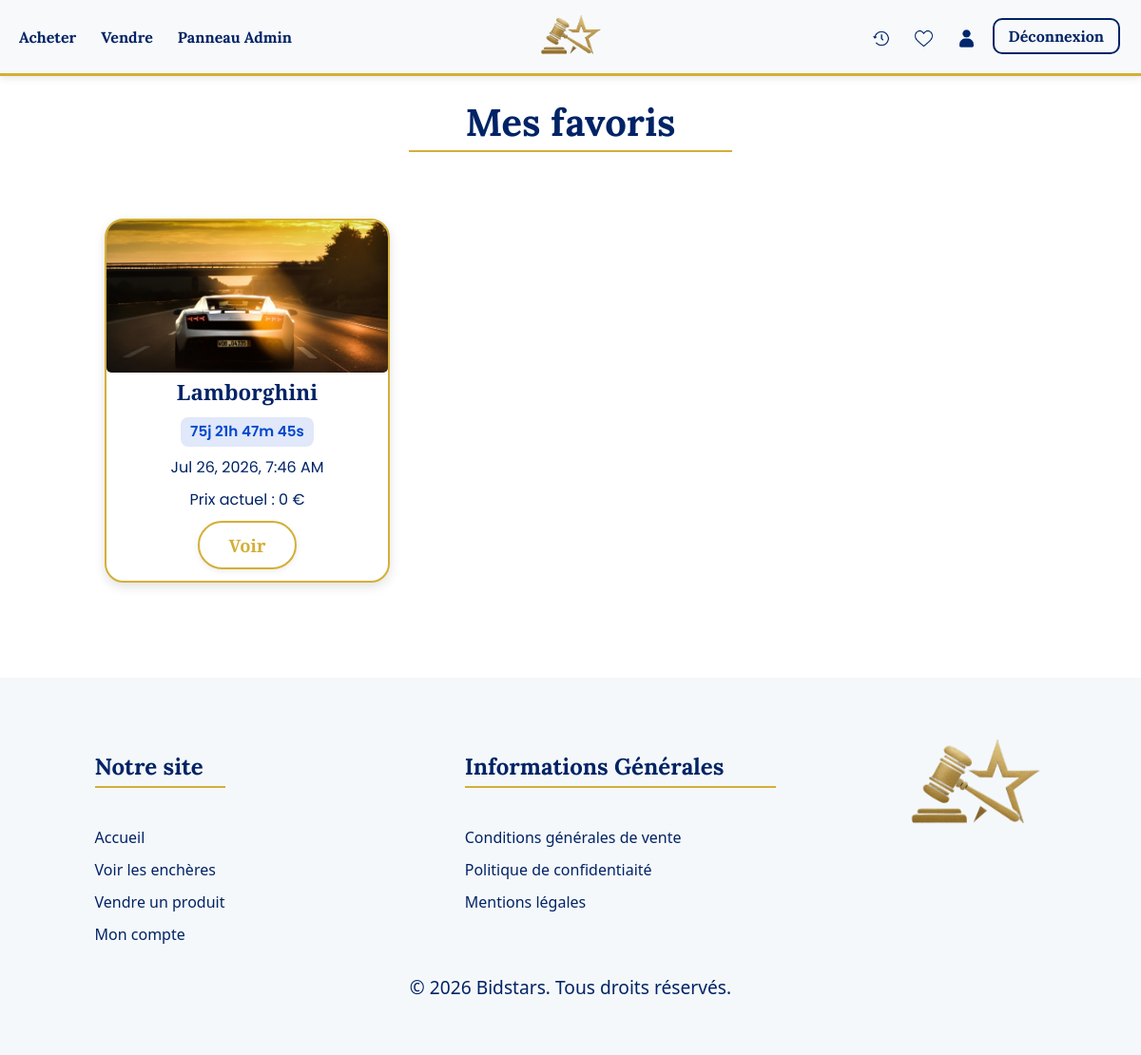
Screenshot of /newMVC/index.php?action=favorites (signed in) with the database file from the repository.
### tables this page shows
CREATE TABLE IF NOT EXISTS `product` (
    `id_product` int NOT NULL AUTO_INCREMENT,
    `title` varchar(100) DEFAULT NULL,
    `description` varchar(5000) DEFAULT NULL,
    `start_date` datetime DEFAULT NULL,
    `end_date` datetime DEFAULT NULL,
    `reserve_price` decimal(15, 2) DEFAULT NULL,
    `start_price` decimal(15, 2) DEFAULT '0.00',
    `status` tinyint(1) DEFAULT '0',
    `mailIsSent` tinyint(1) DEFAULT '0',
    PRIMARY KEY (`id_product`)
);

CREATE TABLE IF NOT EXISTS `image` (
    `id_image` int NOT NULL AUTO_INCREMENT,
    `id_product` int DEFAULT NULL,
    `path_image` varchar(250) DEFAULT NULL,
    `alt` varchar(50) DEFAULT NULL,
    PRIMARY KEY (`id_image`),
    KEY `fk_image_product` (`id_product`)
);

### newMVC/templates/favorites.php (the view, shortened to what the rows shown need)
<?php include('preset/header.php'); ?>
<?php
require_once __DIR__ . '/../src/lib/database.php';
require_once __DIR__ . '/../src/model/favorite.php';
require_once __DIR__ . '/../src/model/product.php';
$pdo = \DatabaseConnection::getConnection();
$favoriteRepository = new \FavoriteRepository($pdo);
$productRepository = new \ProductRepository($pdo);
$favorites = $favoriteRepository->getUserFavorites($user['id_user']);
?>
<main id="favoris">
    <h1>Mes favoris</h1>
    <div class="annonces-list-cards">
        <?php foreach ($favorites as $p): ?>
            <?php
            $priceRow = $productRepository->getLastPrice($p['id_product']);
            $current_price = (!empty($priceRow) && isset($priceRow[0]['MAX(new_price)']))
                ? $priceRow[0]['MAX(new_price)']
                : ($p['reserve_price'] ?? 0);
            ?>
            <div class="card">
                <div class="card-img">
                    <?php
                    $images = getImage($p['id_product']);
                    if (!empty($images)): ?>
                        <img src="<?= htmlspecialchars($images[0]['url_image']) ?>" alt="image">
                    <?php else: ?>
                        <div class="no-image">Aucune image</div>
                    <?php endif; ?>
                </div>
                <h3><?= htmlspecialchars($p['title']) ?></h3>
                <div class="card-bottom">
                    <p class="timer" data-end="<?= htmlspecialchars($p['end_date'] ?? '') ?>"></p>
                    <p><time class="local-date" data-local-datetime="<?= htmlspecialchars($p['end_date'] ?? '') ?>"></time></p>
                    <p>Prix actuel : <?= htmlspecialchars($current_price) ?> €</p>
                    <a class="main-btn" href="index.php?action=product&id=<?= $p['id_product'] ?>">
                        Voir
                    </a>
                </div>
            </div>
        <?php endforeach; ?>
    </div>
</main>
<?php include('preset/footer.php'); ?>
<?php require('preset/layout.php'); ?>

### rows the page displays
product: image.path_image (picture), title "Lamborghini", reserve_price "0"
